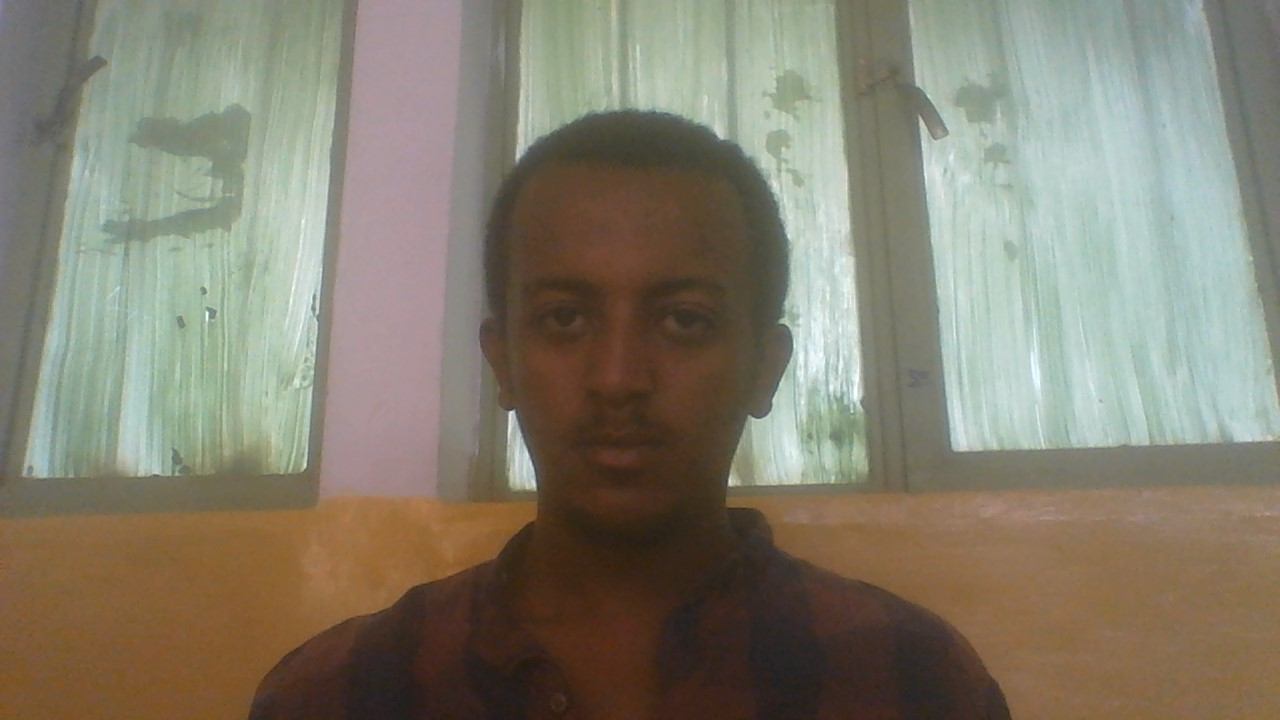
%> input picture Images/BGSUBT (1).JPG, 1280 x 720 px
$ octave Index.m   (GNU Octave 9; MATLAB toolbox functions it lacks are replaced by stand-ins)
%> lines starting %> are read from the running program, lines starting %| are printed output that depends on the picture; in (x1, y1, x2, y2) boxes, pixels count from 0 and x2, y2 are one past the last pixel; in counts of white or black regions, pixels touching at a corner belong together; the program's own positions count from 1

%%
input_image = imread('C:\Users\Surafel Nigussie\Documents\Matlab\Images\BGSUBT (1).JPG');
%> input_image is the input picture: size 720x1280x3 uint8; mean R, G, B 132, 126.9, 110.7
background = imread('C:\Users\Surafel Nigussie\Documents\Matlab\Images\BGSUBT (2).JPG');
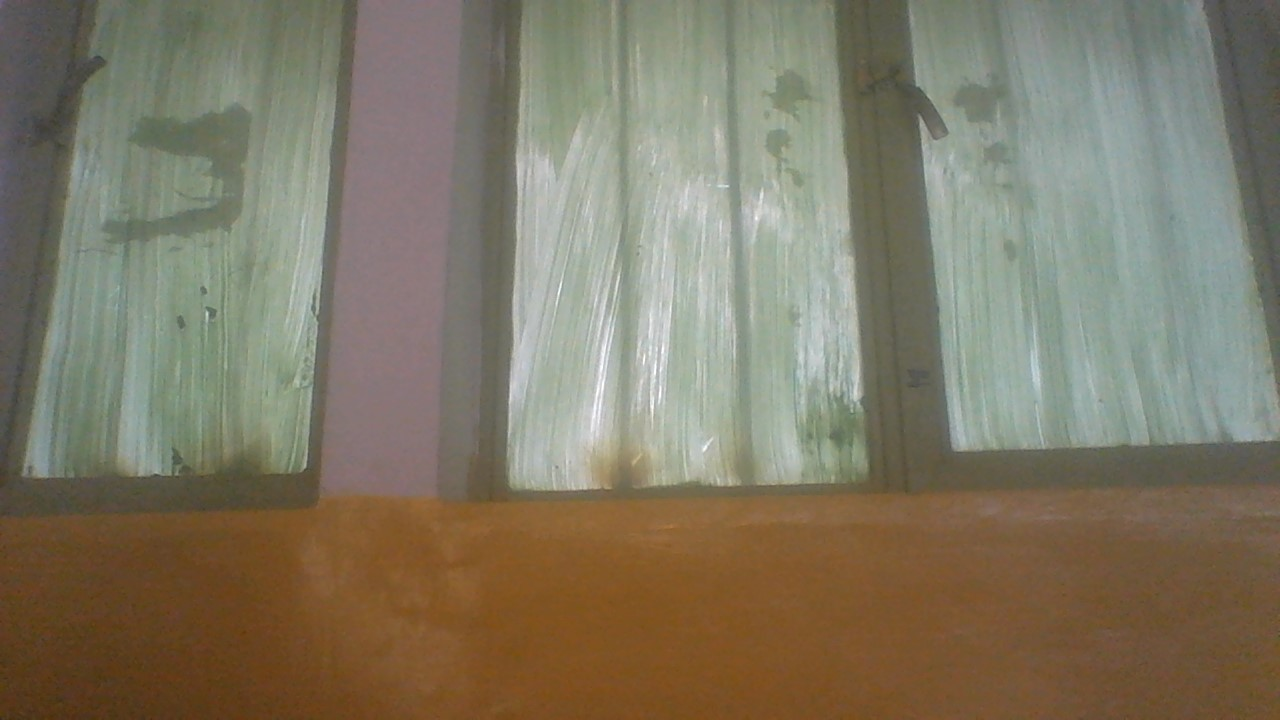
%> input picture Images/BGSUBT (2).JPG, 1280 x 720 px
%> background is the input picture: size 720x1280x3 uint8; mean R, G, B 127.7, 120.6, 101.2

%%
% Perform image difference from the new image and the background image
threshold = 8;
difference = (abs(input_image(:,:,1) - background(:,:,1)) > threshold) | (abs(input_image(:,:,2) - background(:,:,2)) > threshold) ...
                    | (abs(input_image(:,:,3) - background(:,:,3)) > threshold);
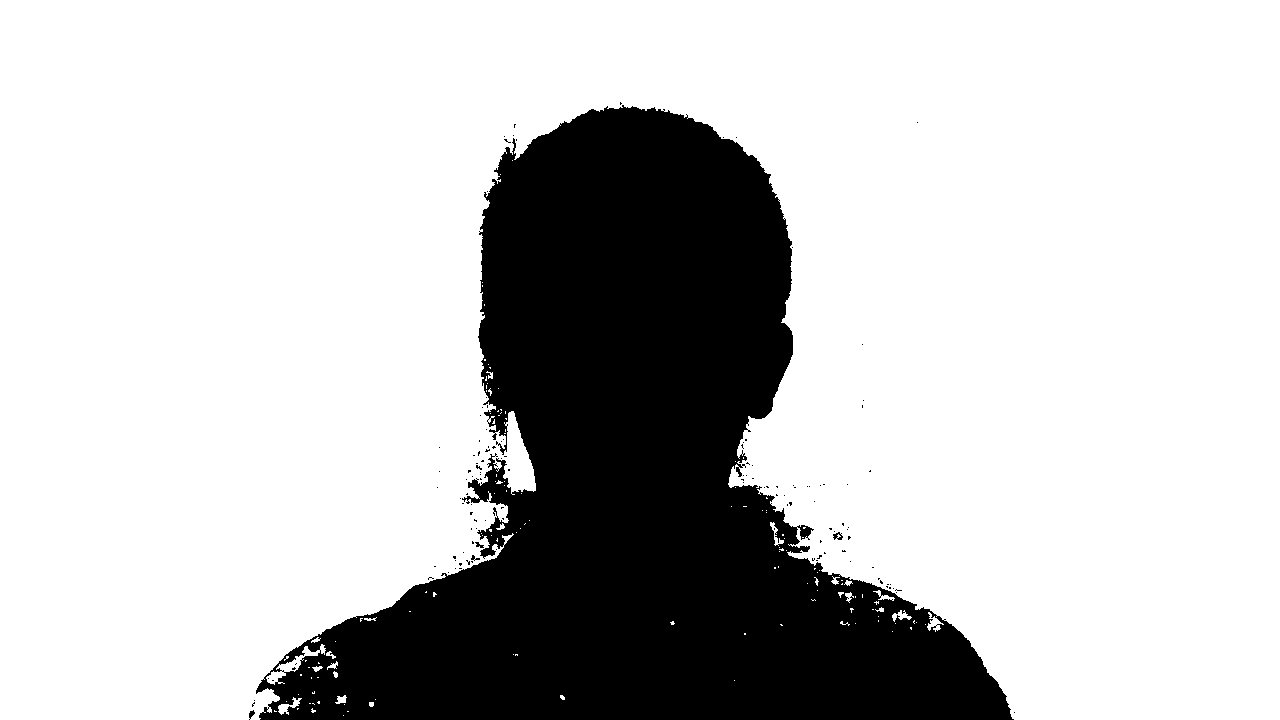
%> difference: size 720x1280 logical; 76.2% white; 128 black regions (123 under 20 px), largest, box (x1, y1, x2, y2) and area: (256, 105, 1014, 720) 218742, (833, 532, 843, 540) 46, (249, 710, 255, 720) 32, (475, 542, 484, 548) 28, (471, 555, 480, 561) 25
figure, imshow(difference);

%%
% Performs morphological closing (dilation followed by erosion).
bwmrph = bwmorph(difference,'close');
%> bwmrph: size 720x1280 logical; 76.4% white; 21 black regions (16 under 20 px), largest, box (x1, y1, x2, y2) and area: (257, 107, 1012, 720) 217256, (800, 527, 811, 537) 94, (249, 711, 254, 717) 25, (489, 460, 495, 466) 24, (501, 460, 505, 466) 22
figure, imshow(bwmrph);

%%
% Performs morphological opening (erosion followed by dilation).
difference = bwmorph(bwmrph,'open');
%> difference: size 720x1280 logical; 76.3% white; 10 black regions (5 under 20 px), largest, box (x1, y1, x2, y2) and area: (257, 107, 1012, 720) 218090, (800, 527, 811, 537) 97, (736, 467, 742, 476) 28, (249, 711, 254, 717) 25, (834, 534, 842, 540) 23
difference = bwmorph(difference,'erode',2);
%> difference: size 720x1280 logical; 75.5% white; 4 black regions, box (x1, y1, x2, y2) and area: (255, 105, 1014, 720) 225736, (832, 532, 844, 542) 95, (247, 709, 256, 719) 85, (499, 447, 506, 454) 49
figure, imshow(difference);

%%
% Select the biggest object
big_object = bwlabel(difference,8);
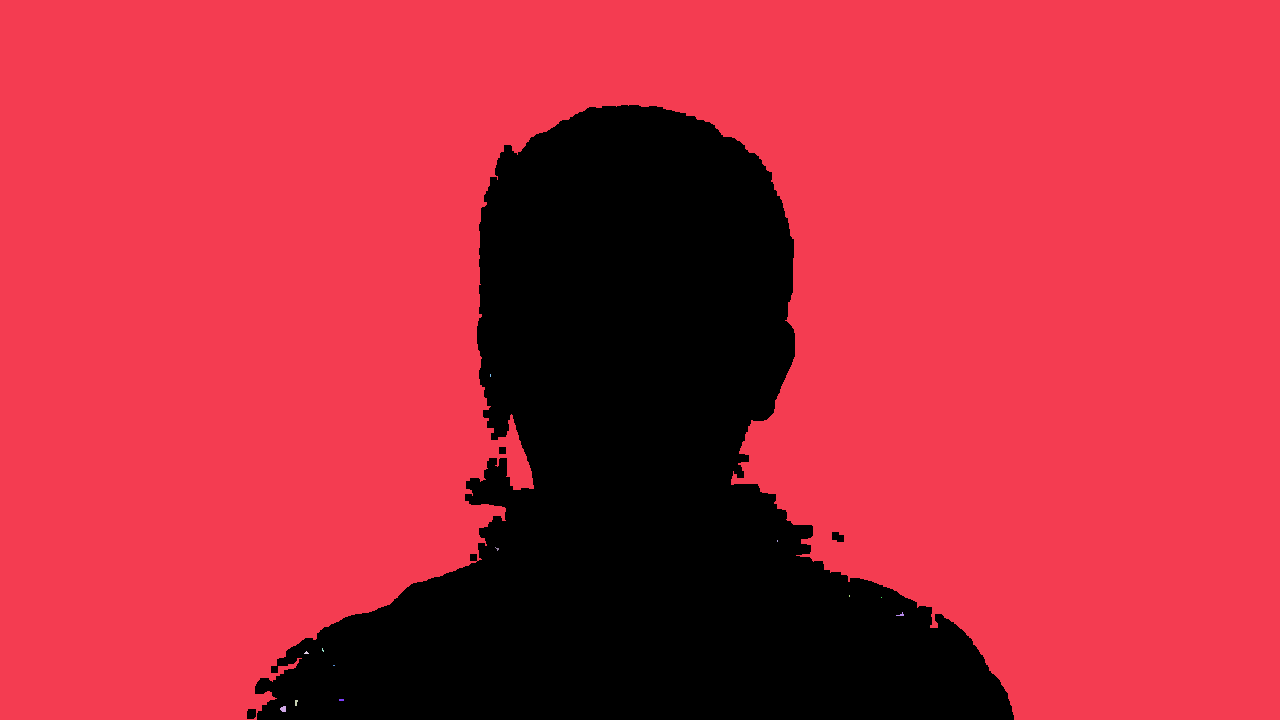
%> big_object: size 720x1280 double; 14 distinct labels, from 0 to 13; one colour per label, 0 black
figure, imshow(big_object);

%%
% Measure properties of image regions such as: 'Area', 'Centroid', and 'Box'
object = regionprops(big_object);
%> object = 13 regions; largest, box (x1, y1, x2, y2), Area and Centroid: (0, 0, 1280, 720) 695537 [641.8 322.7], (280, 706, 286, 712) 29 [284 709.6], (295, 700, 298, 706) 14 [296.7 703.2], (896, 612, 904, 616) 14 [901.4 615.4], (339, 699, 344, 701) 10 [342 700.5]

%%
% Number of objects in in the image.
N = size(object,1);
%> N = 13

%%
% Return whether no object in the image
if N < 1||isempty(object)
    return
end

%%
% Remove holes less than 200 pixels
holeFilled = find([object.Area]<200);
%> holeFilled = [2 3 4 5 6 7 8 9 10 11 12 13]
if ~isempty(holeFilled)
    object(holeFilled)=[ ];
end

%%
% Count objects
N = size(object,1);
%> N = 1
if N < 1 || isempty(object)
    return
end

%%
Ibwopen = bwareaopen(big_object, 200);
Ifill = imfill(Ibwopen,'holes');
%> Ifill: size 720x1280 logical; 75.5% white; 1 black region, box (x1, y1, x2, y2) and area: (255, 105, 1014, 720) 225785
figure, imshow(Ifill);

%%
% Draw a rectangle and center point for every object in the image
for n = 1 : N
    hold on
    centroid = object(n).Centroid;
    C_X = centroid(1);
    C_Y = centroid(2);
    rectangle('Position',object(n).BoundingBox,'EdgeColor','g','LineWidth',1);
    plot(C_X,C_Y,'Color','g','Marker','+','LineWidth',1);
    hold off
end
%> this loop made 1 pass
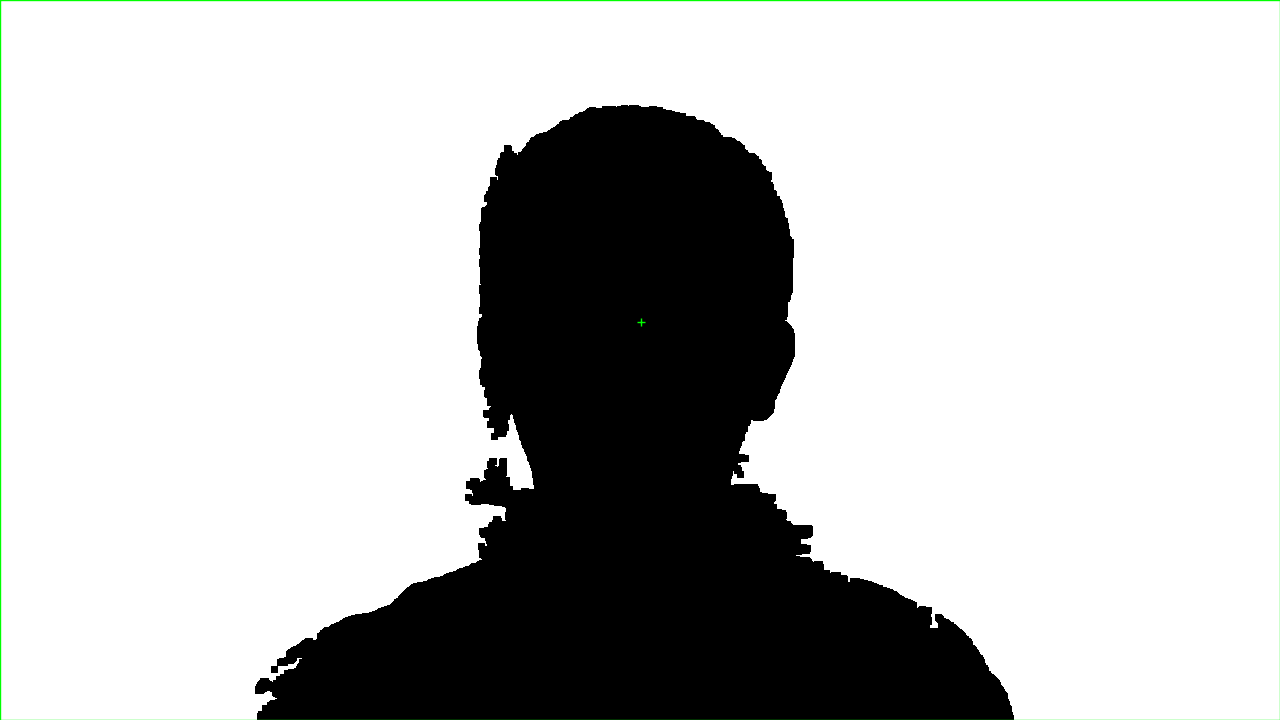
%> figure redrawn from the program's plot data
